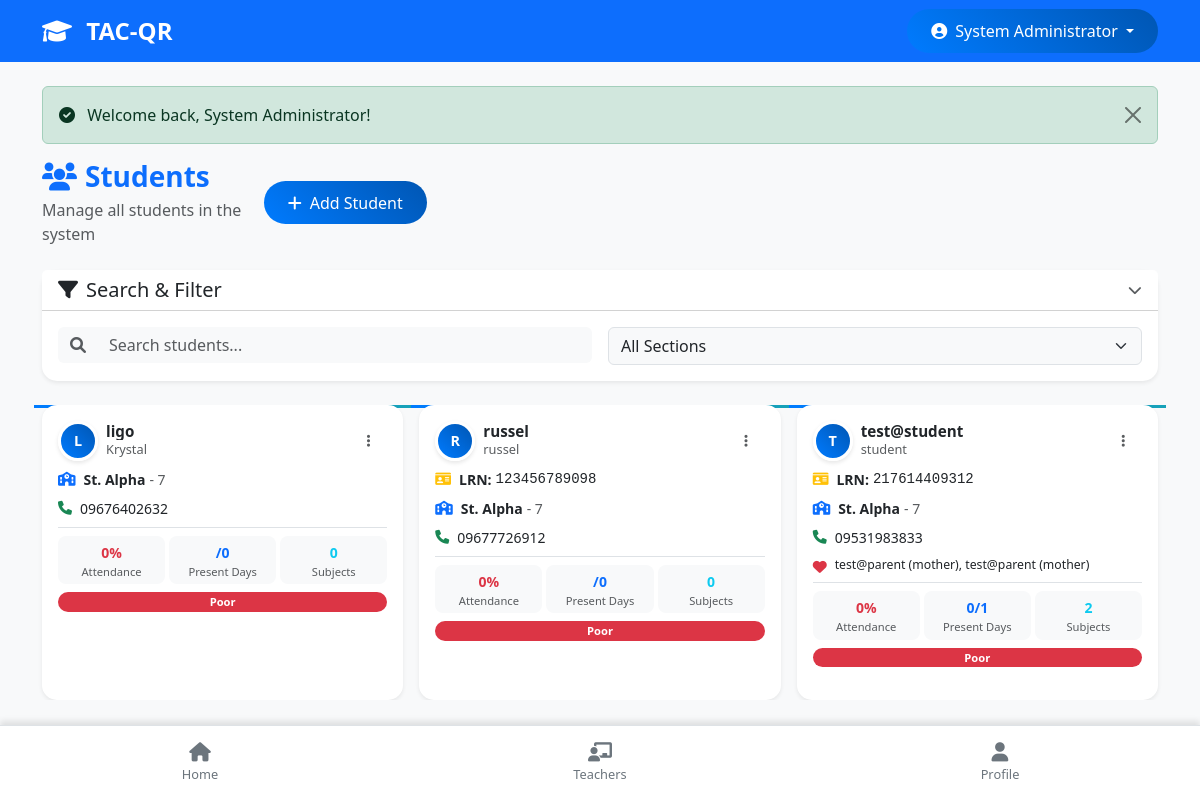
/students.php (signed in), run on the app's committed database.
### tables this page shows
CREATE TABLE `users` (
  `id` int(11) NOT NULL,
  `username` varchar(50) NOT NULL,
  `full_name` varchar(100) NOT NULL,
  `password` varchar(255) NOT NULL DEFAULT '',
  `phone` varchar(20) DEFAULT NULL,
  `role` enum('admin','teacher','student','parent') NOT NULL,
  `lrn` varchar(12) DEFAULT NULL COMMENT 'Learner Reference Number for students only',
  `section_id` int(11) DEFAULT NULL,
  `parent_id` int(11) DEFAULT NULL,
  `profile_image` varchar(255) DEFAULT NULL,
  `profile_image_path` varchar(255) DEFAULT NULL,
  `qr_code` text DEFAULT NULL,
  `status` enum('active','inactive') DEFAULT 'active',
  `created_at` timestamp NOT NULL DEFAULT current_timestamp(),
  `updated_at` timestamp NOT NULL DEFAULT current_timestamp() ON UPDATE current_timestamp()
);

CREATE TABLE `sections` (
  `id` int(11) NOT NULL,
  `section_name` varchar(50) NOT NULL,
  `grade_level` varchar(20) NOT NULL,
  `teacher_id` int(11) DEFAULT NULL,
  `description` text DEFAULT NULL,
  `status` enum('active','inactive') DEFAULT 'active',
  `created_at` timestamp NOT NULL DEFAULT current_timestamp()
);

### students.php (the view, shortened to what the rows shown need)
<?php
require_once 'config.php';
$user_role = $_SESSION['role'];
$additional_css = '
<link rel="stylesheet" type="text/css" href="https://cdn.datatables.net/1.11.5/css/dataTables.bootstrap5.min.css">
<link rel="stylesheet" href="https://cdnjs.cloudflare.com/ajax/libs/animate.css/4.1.1/animate.min.css">
';
include 'header.php';
try {
    if ($user_role == 'admin') {
        $students_query = "
            SELECT u.*, s.section_name, s.grade_level,
                   GROUP_CONCAT(CONCAT(p.full_name, ' (', sp.relationship, ')') SEPARATOR ', ') as parents,
                   COUNT(DISTINCT ss.id) as enrolled_subjects_count
            FROM users u
            LEFT JOIN sections s ON u.section_id = s.id
            LEFT JOIN student_parents sp ON u.id = sp.student_id
            LEFT JOIN users p ON sp.parent_id = p.id
            LEFT JOIN student_subjects ss ON u.id = ss.student_id AND ss.status = 'enrolled'
            WHERE u.role = 'student' AND u.status = 'active'
            GROUP BY u.id
            ORDER BY u.full_name
        ";
        $stmt = $pdo->query($students_query);
    }
    $students = $stmt->fetchAll(PDO::FETCH_ASSOC);
} catch(PDOException $e) {
    $students = [];
    $sections = [];
    $subjects = [];
}
?>
<div class="row">
    <div class="col-12">
        <div class="d-flex flex-column flex-md-row justify-content-between align-items-start align-items-md-center mb-4 gap-3">
            <div class="flex-grow-1">
                <h1 class="h3 fw-bold text-primary mb-1">
                    <i class="fas fa-users me-2"></i>Students
                </h1>
            </div>
        </div>
    </div>
</div>
<div class="row g-3" id="students-container">
    <?php if (empty($students)): ?>
        <div class="col-12">
            <div class="card h-100 border-0 shadow-sm">
                <div class="card-body text-center py-4">
                    <i class="fas fa-user-graduate fa-3x text-muted mb-3"></i>
                    <h5 class="text-muted mb-2">No Students Found</h5>
                    <p class="text-muted small mb-3">
                        <?php if ($user_role == 'admin' || $user_role == 'teacher'): ?>
                            Start by adding students to the system.
                        <?php else: ?>
                            No student records available.
                        <?php endif; ?>
                    </p>
                    <?php if ($user_role == 'admin' || $user_role == 'teacher'): ?>
                        <button class="btn btn-primary btn-sm" data-bs-toggle="modal" data-bs-target="#addStudentModal">
                            <i class="fas fa-plus me-2"></i>Add First Student
                        </button>
                    <?php endif; ?>
                </div>
            </div>
        </div>
    <?php else: ?>
        <?php foreach ($students as $student): ?>
            <div class="col-12 col-sm-6 col-lg-4 student-card"
                 data-name="<?php echo strtolower($student['full_name']); ?>"
                 data-username="<?php echo strtolower($student['username']); ?>"
                 data-section="<?php echo $student['section_id']; ?>">
                <div class="card border-0 shadow-sm h-100 animate__animated animate__fadeIn">
                    <div class="card-body p-3">
                        <div class="d-flex justify-content-between align-items-start mb-2">
                            <div class="d-flex align-items-center w-100">
                                <div class="profile-avatar me-2 flex-shrink-0" style="width: 40px; height: 40px; background: linear-gradient(45deg, #007bff, #0056b3); display: flex; align-items: center; justify-content: center; border-radius: 50%; color: white; font-weight: bold; font-size: 0.9rem;">
                                    <?php echo strtoupper(substr($student['full_name'], 0, 1)); ?>
                                </div>
                                <div class="flex-grow-1 min-w-0 me-2">
                                    <h6 class="fw-bold mb-0 text-truncate" style="font-size: 0.95rem;"><?php echo $student['full_name']; ?></h6>
                                    <p class="text-muted small mb-0 text-truncate" style="font-size: 0.8rem;"><?php echo $student['username']; ?></p>
                                </div>
                                <div class="dropdown me-2">
                                    <button class="btn btn-sm btn-link text-muted p-2 rounded-circle" type="button" data-bs-toggle="dropdown" aria-expanded="false">
                                        <i class="fas fa-ellipsis-v"></i>
                                    </button>
                                </div>
                            </div>
                        </div>
                        <div class="student-info small">
                            <?php if ($student['lrn']): ?>
                                <div class="d-flex align-items-center mb-2">
                                    <i class="fas fa-id-card me-2 text-warning flex-shrink-0"></i>
                                    <span class="fw-semibold me-1">LRN:</span>
                                    <span class="font-monospace text-truncate"><?php echo $student['lrn']; ?></span>
                                </div>
                            <?php endif; ?>
                            <?php if ($student['section_name']): ?>
                                <div class="d-flex align-items-center mb-2">
                                    <i class="fas fa-school me-2 text-primary flex-shrink-0"></i>
                                    <span class="fw-semibold text-truncate"><?php echo $student['section_name']; ?></span>
                                    <?php if ($student['grade_level']): ?>
                                        <span class="text-muted ms-1 text-truncate">- <?php echo $student['grade_level']; ?></span>
                                    <?php endif; ?>
                                </div>
                            <?php endif; ?>
                            <?php if ($student['phone']): ?>
                                <div class="d-flex align-items-center mb-2">
                                    <i class="fas fa-phone me-2 text-success flex-shrink-0"></i>
                                    <span class="text-truncate"><?php echo $student['phone']; ?></span>
                                </div>
                            <?php endif; ?>
                            <?php if ($student['parents']): ?>
                                <div class="d-flex align-items-start mb-2">
                                    <i class="fas fa-heart me-2 text-danger mt-1 flex-shrink-0"></i>
                                    <span class="text-wrap text-break small"><?php echo $student['parents']; ?></span>
                                </div>
                            <?php endif; ?>
                        </div>
                        <?php
                        $attendance_summary = evaluateAttendance($pdo, $student['id']);
                        ?>
                        <div class="mt-2 pt-2 border-top">
                            <div class="row g-1 text-center">
                                <div class="col-4">
                                    <div class="p-1 rounded-3 bg-light">
                                        <div class="text-<?php echo $attendance_summary['evaluation'] == 'Excellent' ? 'success' : ($attendance_summary['evaluation'] == 'Good' ? 'info' : ($attendance_summary['evaluation'] == 'Fair' ? 'warning' : 'danger')); ?>">
                                            <small><strong><?php echo $attendance_summary['attendance_rate']; ?>%</strong></small>
                                        </div>
                                        <small class="text-muted d-block" style="font-size: 0.7rem;">Attendance</small>
                                    </div>
                                </div>
                                <div class="col-4">
                                    <div class="p-1 rounded-3 bg-light">
                                        <div class="text-primary">
                                            <small><strong><?php echo $attendance_summary['present_days']; ?>/<?php echo $attendance_summary['total_days']; ?></strong></small>
                                        </div>
                                        <small class="text-muted d-block" style="font-size: 0.7rem;">Present Days</small>
                                    </div>
                                </div>
                                <div class="col-4">
                                    <div class="p-1 rounded-3 bg-light">
                                        <div class="text-info">
                                            <small><strong><?php echo $student['enrolled_subjects_count'] ?? 0; ?></strong></small>
                                        </div>
                                        <small class="text-muted d-block" style="font-size: 0.7rem;">Subjects</small>
                                    </div>
                                </div>
                            </div>
                            <div class="mt-1">
                                <span class="badge bg-<?php echo $attendance_summary['evaluation'] == 'Excellent' ? 'success' : ($attendance_summary['evaluation'] == 'Good' ? 'info' : ($attendance_summary['evaluation'] == 'Fair' ? 'warning' : 'danger')); ?> w-100 py-1" style="font-size: 0.7rem;">
                                    <?php echo $attendance_summary['evaluation']; ?>
                                </span>
                            </div>
                        </div>
                    </div>
                </div>
            </div>
        <?php endforeach; ?>
    <?php endif; ?>
</div>
<?php include 'footer.php'; ?>

### header.php (shortened to what the rows shown need)
<!DOCTYPE html>
<html lang="en">
<head>
    <link href="https://cdn.jsdelivr.net/npm/bootstrap@5.3.0/dist/css/bootstrap.min.css" rel="stylesheet">
    <link href="https://cdnjs.cloudflare.com/ajax/libs/font-awesome/6.0.0/css/all.min.css" rel="stylesheet">
    <link href="https://cdn.jsdelivr.net/npm/select2@4.1.0-rc.0/dist/css/select2.min.css" rel="stylesheet">
    <link href="https://cdn.jsdelivr.net/npm/select2-bootstrap-5-theme@1.3.0/dist/select2-bootstrap-5-theme.min.css" rel="stylesheet">
    <link href="assets/css/pwa.css" rel="stylesheet">
    <?php if (isset($additional_css)) echo $additional_css; ?>
</head>
<body class="<?php echo isOfflineMode() ? 'offline-mode' : ''; ?>">
<nav class="navbar navbar-expand-lg navbar-dark bg-primary sticky-top">
    <div class="container">
        <?php if (isLoggedIn()): ?>
            <div class="dropdown">
                <button class="btn btn-primary dropdown-toggle border-0" type="button" id="userDropdown" data-bs-toggle="dropdown" aria-expanded="false">
                    <i class="fas fa-user-circle me-1"></i>
                    <span class="d-none d-md-inline">
                        <?php
                        $current_user = getCurrentUser($pdo);
                        echo $current_user ? $current_user['full_name'] : 'User';
                        ?>
                    </span>
                </button>
            </div>
        <?php endif; ?>
    </div>
</nav>
<main class="container mt-4">

### data on the page
users: full_name "System Administrator"
users: full_name "L", full_name "ligo", username "Krystal", section.section_name "St. Alpha", section.grade_level "7", phone "09676402632", attendance_rate "0", total_days "0", enrolled_subjects_count "0", evaluation "Poor"
users: full_name "R", full_name "russel", username "russel", lrn "123456789098", section.section_name "St. Alpha", section.grade_level "7", phone "09677726912", attendance_rate "0", total_days "0", enrolled_subjects_count "0", evaluation "Poor"
users: full_name "T", full_name "test@student", username "student", lrn "217614409312", section.section_name "St. Alpha", section.grade_level "7", phone "09531983833", parents "test@parent (mother), test@parent (mother)", attendance_rate "0", present_days "0", total_days "1", enrolled_subjects_count "2", evaluation "Poor"

### other printed values
$_SESSION['success'] "Welcome back, System Administrator!"
